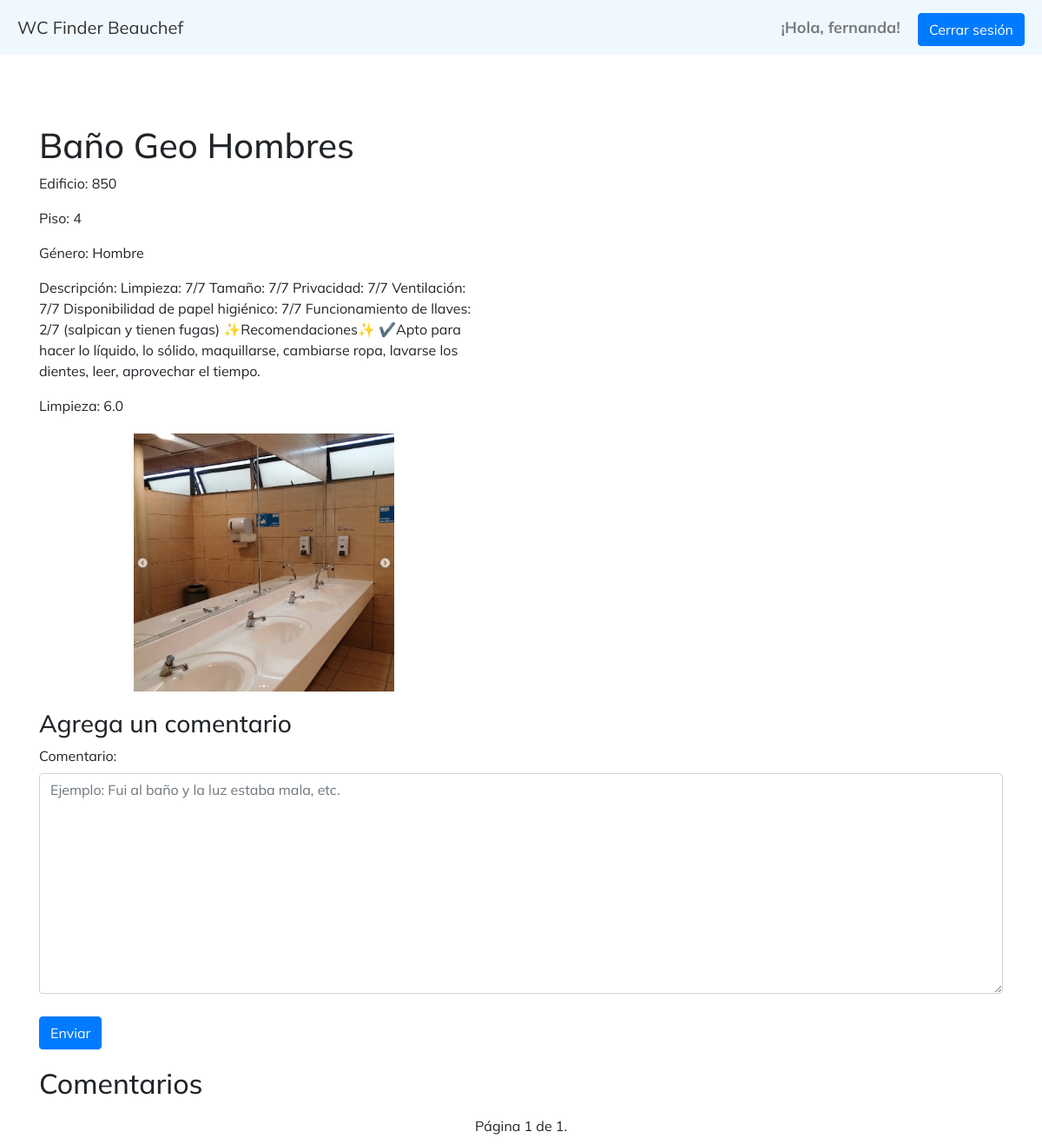
/bathroom/9/ (signed in), run on the app's committed database.
### todoapp/models.py (models this page shows, shortened)
class User(AbstractUser):
  pronombres = [('La','La'),('El','El'), ('Le','Le'),('Otro','Otro')]
  pronombre = models.CharField(max_length=5,choices=pronombres)
  apodo = models.CharField(max_length=30)

class Bathroom(models.Model):
    GENDER_CHOICES = [
        ('mujer', 'Mujer'),
        ('hombre', 'Hombre'),
        ('universal', 'Universal'),
    ]
    BUILDS_CHOICES = [
        ('850', '850'),
        ('851', '851'),
    ]
    FLOOR_CHOICES = [
        ('-3', '-3'),
        ('-2', '-2'),
        ('-1', '-1'),
        ('1', '1'),
        ('2', '2'),
        ('3', '3'),
        ('4', '4'),
        ('5', '5'),
        ('6', '6'),
        ('7', '7'),
    ]
    name = models.CharField(max_length=100)
    building = models.CharField(max_length=3, choices=BUILDS_CHOICES)
    floor = models.CharField(max_length=2,choices=FLOOR_CHOICES)
    gender = models.CharField(max_length=10, choices=GENDER_CHOICES)
    description = models.CharField(max_length=300)
    image = models.ImageField(upload_to='bathroom_images/', blank=True, null=True)
    publicar = models.BooleanField(default=False)
    latitude = models.FloatField(null=True, blank=True)
    longitude = models.FloatField(null=True, blank=True)
    def average_cleaning_points(self):
        average = self.cleaning_reviews.aggregate(Avg('points'))['points__avg']
        return average

### todoapp/views.py (the view)
# urls.py: path('bathroom/<int:id>/', views.bathroom_detail, name='bathroom_detail'),
def bathroom_detail(request, id):
    bathroom = Bathroom.objects.get(id=id)
    comments = bathroom.comments.all().order_by('-created_at')
    paginator = Paginator(comments, 5)  # 5 comentarios por página
    page_number = request.GET.get('page')
    page_obj = paginator.get_page(page_number)
    if request.method == 'POST':
        if request.user.is_authenticated:
            if "submit_comment" in request.POST:
                form = CommentForm(request.POST)
                if form.is_valid():
                    comment = form.save(commit=False)
                    comment.bathroom = bathroom
                    comment.user = request.user
                    comment.save()
                    messages.success(request, 'Comentario agregado correctamente.')
                    return redirect('bathroom_detail', id=bathroom.id)
            elif "submit_review" in request.POST:
                reviewForm= CleaningForm(request.POST)
                if reviewForm.is_valid():
                    review= reviewForm.save(commit=False)
                    review.bathroom= bathroom
                    review.user= request.user
                    review.save()
                    messages.success(request, 'Puntuación agregada correctamente.')
                    return redirect('bathroom_detail', id=bathroom.id)
            else:
                return redirect('bathroom_detail', id=bathroom.id)
        else:
            messages.error(request, 'Debes estar registrado para poder comentar.')
            return redirect('login')
    else:
        form = CommentForm()
        reviewForm = CleaningForm()
    m = folium.Map(location=[bathroom.latitude or -33.45767, bathroom.longitude or -70.66237], zoom_start=50, zoom_snap=0.5)
    if bathroom.latitude and bathroom.longitude:
        folium.Marker(
            [bathroom.latitude, bathroom.longitude],
            popup=f"{bathroom.building}, Piso {bathroom.floor}, {bathroom.gender}",
            icon=folium.Icon(color='blue', icon='restroom', prefix='fa')
        ).add_to(m)
    map_html = m._repr_html_()
    context = {
        'bathroom': bathroom,
        'map_html': map_html,
        'page_obj': page_obj,
        'form': form,
        'reviewForm': reviewForm
    }
    return render(request, 'todoapp/bathroom_detail.html', context)

### todoapp/forms.py
class CommentForm(forms.ModelForm):
    class Meta:
        model = Comment
        fields = ['content']
        labels = {
            'content': 'Comentario',
        }
        widgets = {
            'content': forms.Textarea(attrs={'class': 'form-control', 'placeholder': 'Ejemplo: Fui al baño y la luz estaba mala, etc.'}),
        }

class CleaningForm(forms.ModelForm):
    class Meta:
        model = Cleaning
        fields = ['points']
        label ={
            'points':'puntos'
        }
        widgets = {'content': forms.NumberInput(attrs={
            'class': 'form-control',
            'min': 1,
            'max': 10
        })}

### todoapp/templates/todoapp/bathroom_detail.html (shortened to what this page needs)
<!DOCTYPE html>
<html lang="es">
<head>
    <link rel="stylesheet" href="https://stackpath.bootstrapcdn.com/bootstrap/4.5.2/css/bootstrap.min.css">
</head>
<body>
    {% include 'todoapp/_navbar.html' %}
    <div class="container">
        <div class="details-map">
            <div class="details">
                <h1>{{ bathroom.name }}</h1>
                <p>Edificio: {{ bathroom.building }}</p>
                <p>Piso: {{ bathroom.floor }}</p>
                <p>Género: {{ bathroom.get_gender_display }}</p>
                <p>Descripción: {{ bathroom.description }}</p>
                <p>Limpieza: {{ bathroom.average_cleaning_points}}</p>
                {% if bathroom.image %}
                    <div class="bathroom-image-container">
                        <img src="{{ bathroom.image.url }}" alt="Imagen del baño" class="bathroom-image" {% if bathroom.image %}data-toggle="modal" data-target="#bathroomModal"{% endif %}>
                    </div>
                {% endif %}
            </div>
            <div id="map">
            </div>
        </div>
        <div class="comments-section">
            <h3>Agrega un comentario</h3>
            <div class="comment-form">
                {% if user.is_authenticated %}
                    <form method="post">
                        {{ form.as_p }}
                        <button type="submit" name="submit_comment" class="btn btn-primary">Enviar</button>
                    </form>
                {% else %}
                    <p>Debes estar registrado para poder comentar. <a href="{% url 'login' %}">Iniciar sesión</a></p>
                {% endif %}
            </div>
            <h2>Comentarios</h2>
            <div class="pagination">
                <span class="step-links">
                    <span class="current">
                        Página {{ page_obj.number }} de {{ page_obj.paginator.num_pages }}.
                    </span>
                </span>
            </div>
        </div>
    </div>
</body>
</html>

### todoapp/templates/todoapp/_navbar.html (shortened to what this page needs)
<!DOCTYPE html>
<html lang="en">
<head>
    <link rel="stylesheet" href="https://maxcdn.bootstrapcdn.com/bootstrap/4.0.0-beta/css/bootstrap.min.css">
    <link href="https://cdnjs.cloudflare.com/ajax/libs/font-awesome/5.15.1/css/all.min.css" rel="stylesheet">
    {% load static %}
    <link rel="stylesheet" href="{% static 'css/style forms.css' %}" >
</head>
<body>
    <nav class="navbar navbar-light navbar-custom">
        <a class="navbar-brand" href="{% url 'home' %}">WC Finder Beauchef</a>
        <div class="ml-auto">
            {% if user.is_authenticated %}
                <span class="navbar-text mr-3 saludo">¡Hola, {{ user.username }}!</span>
                <a href="{% url 'logout' %}" class="btn btn-outline-logout">Cerrar sesión</a>
            {% else %}
                <a href="{% url 'register_user' %}" class="btn btn-outline-success">Registrarse</a>
                <a href="{% url 'login' %}" class="btn btn-outline-success">Iniciar Sesión</a>
            {% endif %}
        </div>
    </nav>
</body>
</html>

### todoapp/static/css/style forms.css (style rules this page uses)
.saludo { font-size: 18px; font-weight: bold; color: #333; }
body { font-family: "Mulish", sans-serif; margin: 0; padding: 0; }
form { display: block; margin-top: 0em; margin-bottom: 12px; unicode-bidi: isolate; }
.container { display: flex; height: 100vh; }
.form-control { width: 100%; box-sizing: border-box; }
.btn-primary { margin-top: 10px; }

### todoapp/templates/todoapp/bathroom_detail.html (style rules this page uses)
body { font-family: 'Mulish', sans-serif; margin: 0; padding: 0; }
.container { display: flex; flex-direction: column; padding: 20px; max-width: 1200px; margin: 0 auto; margin-top: 60px; }
.details-map { display: flex; flex-wrap: wrap; gap: 20px; }
.details { flex: 1 1 45%; }
#map { flex: 1 1 50%; height: 400px; }
.comments-section { margin-top: 20px; }
.comment-form { margin-bottom: 20px; }
.pagination { display: flex; justify-content: center; padding: 10px 0; }
.bathroom-image-container { margin-top: 20px; text-align: center; }
.bathroom-image { max-width: 300px; height: auto; cursor: pointer; }

### todoapp/templates/todoapp/_navbar.html (style rules this page uses)
body { font-family: 'Mulish', sans-serif; margin: 0; padding: 0; }
.navbar-custom { background-color: #f0f8ff; font-family: 'Mulish', sans-serif; padding: 10px 20px; }
.navbar-custom .navbar-brand, .navbar-custom .navbar-nav .nav-link { color: #333; }
.btn { font-family: 'Mulish', sans-serif; }
.saludo { font-size: 18px; font-weight: bold; color: #333; }
.btn-outline-logout { color: #ffffff; background-color: #007bff; border-color: #007bff; }

### data on the page
User: username "fernanda"
Bathroom: name "Baño Geo Hombres", building "850", floor "4", gender "Hombre", description "Limpieza: 7/7 Tamaño: 7/7 Privacidad: 7/7 Ventilación: 7/7 Disponibilidad de papel higiénico: 7/7 Funcionamiento de llaves: 2/7 (salpican y tienen fugas) ✨Recomendaciones✨ ✔️Apto para hacer lo líquido, lo sólido, maquillarse, cambiarse ropa, lavarse los dientes, leer, aprovechar el tiempo.", average_cleaning_points "6.0", image (picture)

### other printed values
{{ page_obj.number }} "1"
{{ page_obj.paginator.num_pages }} "1"
